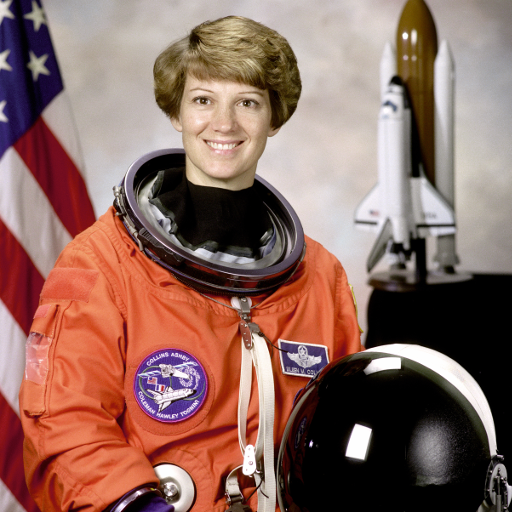
#> input picture skimage.data.astronaut(), 512 x 512 px
$ python unit2_features.py
#> lines starting #> are read from the running program, lines starting #| are printed output that depends on the picture; after the words box and inside, x2 and y2 are one past the last pixel; in counts of white or black regions, pixels touching at a corner belong together
### src/classical/common.py
"""Shared helpers for the classical-CV demos.

Keeping figure styling, output paths, sample-image loading and the random seed
in one place means every unit module stays short and every figure in the report
looks consistent.
"""
from __future__ import annotations

from pathlib import Path
from typing import Dict

import matplotlib

matplotlib.use("Agg")  # headless: we only ever save figures, never show them
import matplotlib.pyplot as plt
import numpy as np
from skimage import data, img_as_float
from skimage.color import rgb2gray
from skimage.transform import resize

# --------------------------------------------------------------------------- #
# Paths
# --------------------------------------------------------------------------- #
PROJECT_ROOT = Path(__file__).resolve().parents[2]
FIGURES_DIR = PROJECT_ROOT / "reports" / "figures" / "classical"
SAMPLES_DIR = PROJECT_ROOT / "app" / "samples"

# One global seed so every demo is bit-for-bit reproducible across runs.
SEED = 42


def rng() -> np.random.Generator:
    """A fresh, identically-seeded NumPy random generator."""
    return np.random.default_rng(SEED)


# --------------------------------------------------------------------------- #
# Figure helpers
# --------------------------------------------------------------------------- #
def set_style() -> None:
    """Apply a clean, report-friendly matplotlib style."""
    plt.rcParams.update(
        {
            "figure.facecolor": "white",
            "axes.facecolor": "white",
            "axes.titlesize": 11,
            "axes.titleweight": "bold",
            "axes.labelsize": 10,
            "font.size": 10,
            "savefig.bbox": "tight",
            "savefig.dpi": 150,
            "image.cmap": "gray",
        }
    )


def savefig(fig: plt.Figure, name: str) -> Path:
    """Save ``fig`` into the classical figures directory and report the path."""
    FIGURES_DIR.mkdir(parents=True, exist_ok=True)
    out = FIGURES_DIR / name
    fig.savefig(out)
    plt.close(fig)
    print(f"    saved  {out.relative_to(PROJECT_ROOT)}")
    return out


# --------------------------------------------------------------------------- #
# Sample images
# --------------------------------------------------------------------------- #
# [4 lines left out: function scene_rgb, not called in this run]


def scene_gray(name: str = "camera", max_side: int = 384) -> np.ndarray:
    """A grayscale photo. ``name`` is any single-channel ``skimage.data`` image."""
#> called with name = 'camera', max_side = 384
    img = img_as_float(getattr(data, name)())
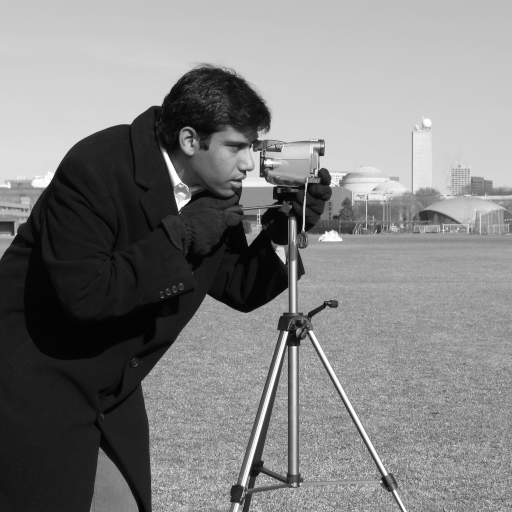
#> img: shape (512, 512) float64; min 0, max 1, mean 0.506
    if img.ndim == 3:
        img = rgb2gray(img)
    return _cap(img, max_side)


def coins() -> np.ndarray:
    """Grayscale 'coins' image — circular objects, ideal for Hough/blob demos."""
    return img_as_float(data.coins())


def coffee() -> np.ndarray:
    """Colour 'coffee' photo — busy texture, good for segmentation/features."""
    return img_as_float(data.coffee())


def _cap(img: np.ndarray, max_side: int) -> np.ndarray:
    """Downscale so the longest side is at most ``max_side`` (keeps demos fast)."""
#> called with max_side = 384
    h, w = img.shape[:2]
#> h = 512; w = 512
    longest = max(h, w)
#> longest = 512
    if longest <= max_side:
        return img.astype(np.float64)
    scale = max_side / longest
#> scale = 0.75
    out_shape = (int(round(h * scale)), int(round(w * scale)))
#> out_shape = (384, 384)
    if img.ndim == 3:
        out_shape = (*out_shape, img.shape[2])
    return resize(img, out_shape, anti_aliasing=True)


# [20 lines left out: functions verivision_samples, add_gaussian_noise, not called in this run]

### src/classical/unit2_features.py
"""Unit 2b — Image features: edges, corners, blobs and keypoints.

Covers: gradient & Canny edge detection, Harris corner detection, multi-scale
blob detection (LoG / DoG / DoH), and ORB local features matched across two
views — the building blocks every higher-level CV task relies on.

Run:  python -m src.classical.unit2_features
"""
from __future__ import annotations

import matplotlib.pyplot as plt
import numpy as np
from skimage.feature import (ORB, blob_dog, blob_doh, blob_log, canny,
                             corner_harris, corner_peaks, match_descriptors)
from skimage.filters import sobel, sobel_h, sobel_v
from skimage.transform import AffineTransform, warp

from src.classical.common import coins, savefig, scene_gray, set_style


# --------------------------------------------------------------------------- #
# 1. Edge detection
# --------------------------------------------------------------------------- #
def edges_figure() -> None:
    """Compare raw gradients with the full Canny edge detector."""
    img = scene_gray("camera")
    gx, gy = sobel_v(img), sobel_h(img)
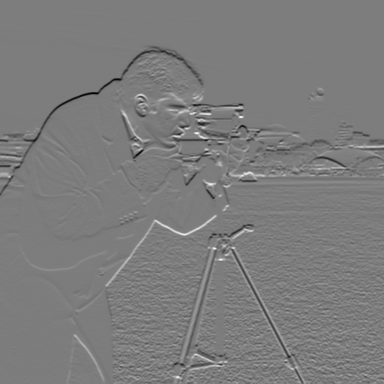
#> gy: shape (384, 384) float64; min -0.677, max 0.703, mean -0.00148; drawn with min black and max white
    magnitude = sobel(img)
    edges = canny(img, sigma=2.0)
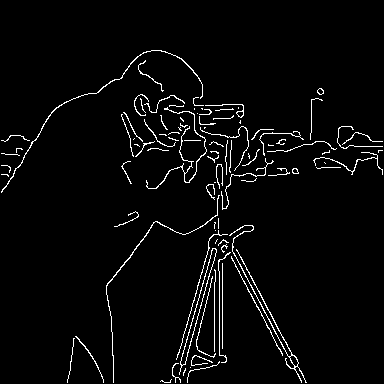
#> edges: shape (384, 384) bool; 3.3% white in thin lines or dots, all inside (x1, y1, x2, y2) = (1, 50, 383, 383)

    panels = [
        (img, "Input image", "gray"),
        (gx, "Sobel  d/dx  (vertical edges)", "coolwarm"),
        (gy, "Sobel  d/dy  (horizontal edges)", "coolwarm"),
        (magnitude, "Gradient magnitude", "magma"),
        (edges, "Canny edges\n(NMS + hysteresis)", "gray"),
    ]
    fig, axes = plt.subplots(1, 5, figsize=(15, 3.4))
    for ax, (im, title, cmap) in zip(axes, panels):
        ax.imshow(im, cmap=cmap); ax.set_title(title); ax.axis("off")
#> this loop made 5 passes
#> (title, cmap) on passes 1 to 4: ('Input image', 'gray'), ('Sobel  d/dx  (vertical edges)', 'coolwarm'), ('Sobel  d/dy  (horizontal edges)', 'coolwarm'), ('Gradient magnitude', 'magma')
    fig.suptitle("Edge detection — intensity gradients to clean Canny contours",
                 fontweight="bold")
    fig.tight_layout()
    savefig(fig, "unit2_edges.png")


# --------------------------------------------------------------------------- #
# 2. Corner detection
# --------------------------------------------------------------------------- #
def corners_figure() -> None:
    """Detect Harris corners — points where intensity changes in all directions."""
    img = scene_gray("astronaut")
#> call 2 of scene_gray, with name = 'astronaut', max_side = 384
    response = corner_harris(img, k=0.05, sigma=1.5)
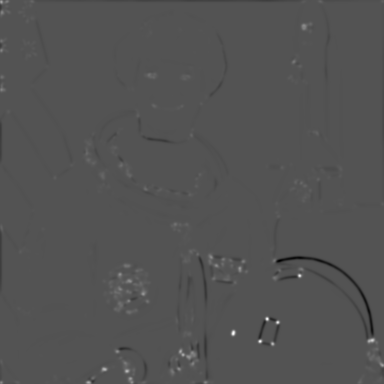
#> response: shape (384, 384) float64; min -1.71, max 3.53, mean 3.05e-05; drawn with min black and max white
    corners = corner_peaks(response, min_distance=6, threshold_rel=0.02)
#> corners = 98 pairs, first value 12 to 376, second value 8 to 376

    fig, axes = plt.subplots(1, 3, figsize=(12, 4.2))
    axes[0].imshow(img); axes[0].set_title("Input image")
    axes[1].imshow(response, cmap="inferno")
    axes[1].set_title("Harris response R\n(high where corner-like)")
    axes[2].imshow(img)
    axes[2].scatter(corners[:, 1], corners[:, 0], s=28, facecolors="none",
                    edgecolors="lime", linewidths=1.4)
    axes[2].set_title(f"{len(corners)} detected corners")
    for ax in axes:
        ax.axis("off")
    fig.suptitle("Harris corner detection — stable, repeatable interest points",
                 fontweight="bold")
    fig.tight_layout()
    savefig(fig, "unit2_corners.png")


# --------------------------------------------------------------------------- #
# 3. Blob detection
# --------------------------------------------------------------------------- #
def blobs_figure() -> None:
    """Multi-scale blob detection: Laplacian/Difference/Determinant of Gaussian."""
    img = coins()
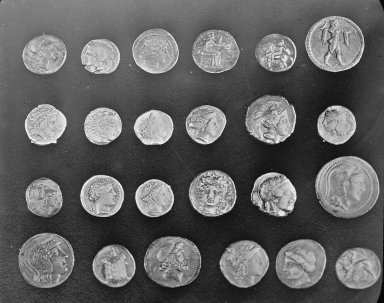
#> input picture skimage.data.coins(), 384 x 303 px

    detectors = [
        ("Laplacian of Gaussian (LoG)", blob_log(img, max_sigma=30, num_sigma=10,
                                                 threshold=0.12), "cyan"),
        ("Difference of Gaussian (DoG)", blob_dog(img, max_sigma=30, threshold=0.12),
         "yellow"),
        ("Determinant of Hessian (DoH)", blob_doh(img, max_sigma=30, threshold=0.008),
         "magenta"),
    ]
    fig, axes = plt.subplots(1, 3, figsize=(13, 4.6))
    for ax, (title, blobs, colour) in zip(axes, detectors):
        ax.imshow(img)
        for y, x, sigma in blobs:
            # LoG/DoG report sigma; blob radius ~ sqrt(2)*sigma.
            radius = sigma * np.sqrt(2)
            ax.add_patch(plt.Circle((x, y), radius, color=colour, fill=False,
                                    linewidth=1.5))
        ax.set_title(f"{title}\n{len(blobs)} blobs"); ax.axis("off")
#> this loop made 3 passes
    fig.suptitle("Blob detection — locating circular structures across scales",
                 fontweight="bold")
    fig.tight_layout()
    savefig(fig, "unit2_blobs.png")


# --------------------------------------------------------------------------- #
# 4. ORB keypoints and descriptor matching
# --------------------------------------------------------------------------- #
def keypoints_figure() -> None:
    """Detect ORB keypoints in two views and match them by descriptor."""
    img1 = scene_gray("astronaut")
    # A second 'view': rotate + scale + translate the same scene.
    tf = AffineTransform(scale=0.8, rotation=np.deg2rad(20), translation=(40, -25))
    img2 = warp(img1, tf.inverse, output_shape=img1.shape, cval=0.0)

    orb1 = ORB(n_keypoints=300, fast_threshold=0.05)
    orb1.detect_and_extract(img1)
    orb2 = ORB(n_keypoints=300, fast_threshold=0.05)
    orb2.detect_and_extract(img2)
    matches = match_descriptors(orb1.descriptors, orb2.descriptors,
                                cross_check=True, max_ratio=0.8)

    # Lay the two images side by side and draw match lines ourselves.
    h = max(img1.shape[0], img2.shape[0])
#> h = 384
    w1, w2 = img1.shape[1], img2.shape[1]
#> w1 = 384; w2 = 384
    canvas = np.zeros((h, w1 + w2))
    canvas[:img1.shape[0], :w1] = img1
    canvas[:img2.shape[0], w1:w1 + w2] = img2
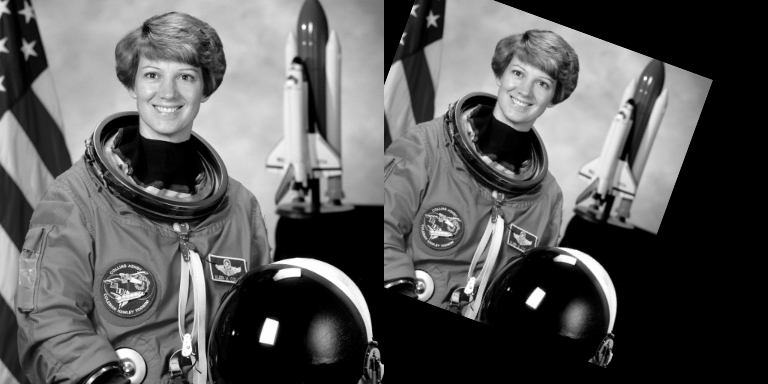
#> canvas: shape (384, 768) float64; min 0, max 1, mean 0.352

    fig, ax = plt.subplots(figsize=(12, 5))
    ax.imshow(canvas)
    kp1, kp2 = orb1.keypoints, orb2.keypoints
    for i, j in matches[:60]:
        y1, x1 = kp1[i]
        y2, x2 = kp2[j]
        ax.plot([x1, x2 + w1], [y1, y2], "-", color="lime", linewidth=0.6)
        ax.plot(x1, y1, ".", color="red", markersize=3)
        ax.plot(x2 + w1, y2, ".", color="red", markersize=3)
    ax.set_title(f"ORB keypoints — {len(matches)} cross-checked matches "
                 f"between two views of the same scene", fontweight="bold")
    ax.axis("off")
    fig.tight_layout()
    savefig(fig, "unit2_keypoints.png")
#> call 4 of savefig, with name = 'unit2_keypoints.png'
#> in savefig (call 4), `fig.savefig(out)`:
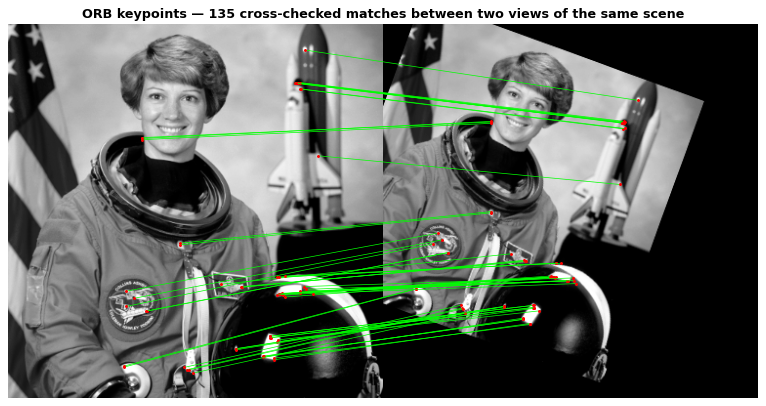
#> figure drawn by matplotlib, 1 panel


def demo() -> None:
    print("[Unit 2b] Features: edges, corners, blobs, keypoints")
    set_style()
    edges_figure()
    corners_figure()
    blobs_figure()
    keypoints_figure()


if __name__ == "__main__":
    demo()
